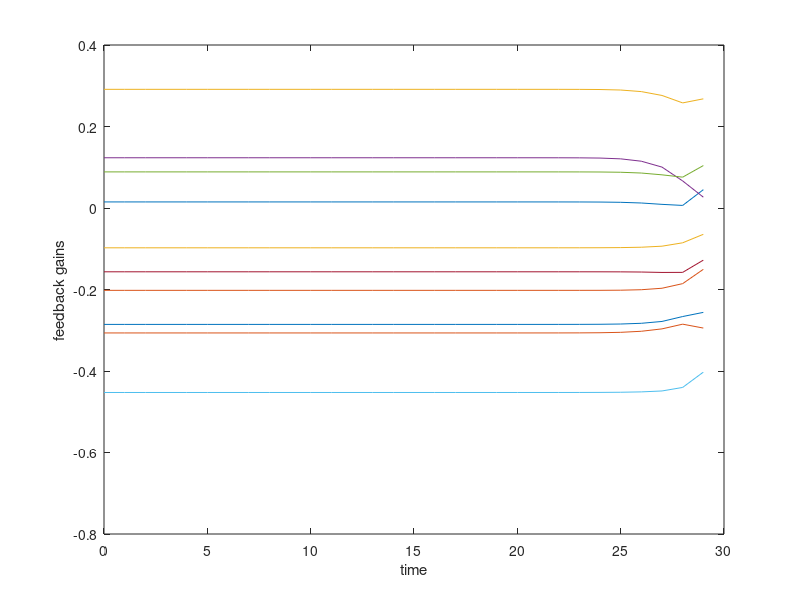

Source code (MATLAB):
% stochastic optimal control examples

% problem data
n = 5;
m = 2;
T = 30;

x0 = randn(n,1);

A = randn(n,n); A = A/max(abs(eig(A)));
B = randn(n,m);

%% optimal open-loop control sequence
% G = zeros(n*T,n);
% % H = zeros(n*T,m*T);
% H = eye(n*T);
% BB = kron(eye(T),B);
% 
% for i=1:T
%     G((i-1)*n+1:n*i,:) = A^i;
% end
% 
% for i=1:T
%     for j=1:T
%         if i > j
%             H((i-1)*n+1:n*i,(j-1)*n+1:n*j) = A^(i-j);
%         end
%     end
% end
% 
% HH = H*BB;
% 
% ustar = -(eye(T*m) + HH'*HH)\HH'*G*x0;


%% optimal closed-loop feedback policy
P = zeros(n,n,T);
K = zeros(m,n,T);
P(:,:,T+1) = eye(n);

for i=T:-1:1
    P(:,:,i) = eye(n) + A'*(P(:,:,i+1) - P(:,:,i+1)*B*inv(B'*P(:,:,i+1)*B + eye(m))*B'*P(:,:,i+1))*A;
    K(:,:,i) = -inv(B'*P(:,:,i+1)*B + eye(m))*B'*P(:,:,i+1)*A;
end

plot(0:29,reshape(K(1,1,:),T,1), 0:29, reshape(K(1,2,:),T,1), 0:29, reshape(K(1,3,:),T,1), 0:29, reshape(K(1,4,:),T,1), 0:29, reshape(K(1,5,:),T,1))
hold on;
plot(0:29,reshape(K(2,1,:),T,1), 0:29, reshape(K(2,2,:),T,1), 0:29, reshape(K(2,3,:),T,1), 0:29, reshape(K(2,4,:),T,1), 0:29, reshape(K(2,5,:),T,1))
xlabel('time');
ylabel('feedback gains');

% simulate without noise
x = zeros(n,T+1);
u = zeros(m,T);
J = zeros(T+1,1);
J(i) = x0'*x0;
x(:,1) = x0;

for i=2:T+1
    u(:,i-1) = K(:,:,i-1)*x(:,i-1);
    x(:,i) = (A + B*K(:,:,i-1))*x(:,i-1);
    J(i) = x(:,i)'*x(:,i) + u(:,i-1)'*u(:,i-1);
end

% cost of open loop policy on deterministic system
Jstar = sum(J);
x0'*P(:,:,1)*x0; % should be same as Jstar


% Monte Carlo simulation with Ns noise sequence samples
Ns = 10000;
xstoch = zeros(n,T+1,Ns);
ustoch = zeros(m,T,Ns);
Jstoch = zeros(T+1,Ns);
Jstoch(1,:) = x0'*x0;
w = randn(n,T,Ns);

for i=1:Ns
    xstoch(:,1,i) = x0;
    for j=2:T+1
        ustoch(:,j-1,i) = K(:,:,j-1)*xstoch(:,j-1,i);
        xstoch(:,j,i) = (A + B*K(:,:,j-1))*xstoch(:,j-1,i) + w(:,j-1,i);
        Jstoch(j,i) = xstoch(:,j,i)'*xstoch(:,j,i) + ustoch(:,j-1,i)'*ustoch(:,j-1,i);
    end
end

% cost of closed-loop policy
Jstarstoch_MC = mean(sum(Jstoch));
Jstarstoch = x0'*P(:,:,1)*x0;
for i=2:T+1
    Jstarstoch = Jstarstoch + trace(P(:,:,i));
end

[Jstarstoch, Jstarstoch_MC];
Jstar_cl = Jstarstoch

%% cost of open loop policy on stochastic system
% xol = zeros(n,T+1,Ns);
% uol = zeros(m,T,Ns);
% Jol = zeros(T+1,Ns);
% Jol(1,:) = x0'*x0;
% 
% for i=1:Ns
%     xol(:,1,i) = x0;
%     for j=2:T+1
%         uol(:,j-1,i) = ustar(j-1);
%         xol(:,j,i) = A*xol(:,j-1,i) + B*uol(:,j-1,i) + w(:,j-1,i);
%         Jol(j,i) = xol(:,j,i)'*xol(:,j,i) + uol(:,j-1,i)'*uol(:,j-1,i);
%     end
% end
% 
% Jstar_ol = mean(sum(Jol))
% 
% % plotting cost distributions
% subplot(2,1,1); hist(sum(Jol),50); 
% line([Jstar_ol Jstar_ol], ylim); 
% xlim([0,0.8*max(sum(Jol))]); 
% xlabel('open-loop cost distribution');
% 
% subplot(2,1,2); hist(sum(Jstoch),50); 
% 
% xlim([0,0.8*max(sum(Jol))]); 
% xlabel('closed-loop cost distribution');
